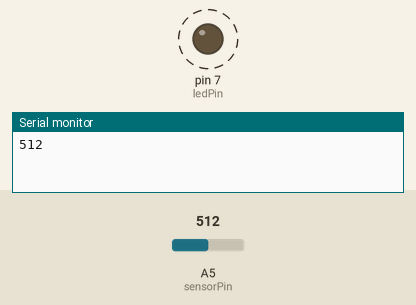
Simulated run of this sketch. Board: Arduino Uno, built with avr-gcc and run on an emulated ATmega328P. Shown: output pins drawn as LEDs (lit = HIGH), the last lines printed to the serial monitor. Dashed ring = blinking. The inputs (shaded band) are chosen by the test bench; at power-on: A5 (sensorPin) = 512.

Above: at 1.8 s.
1.9 s: A5 (sensorPin) set to 306
At 2.2 s:
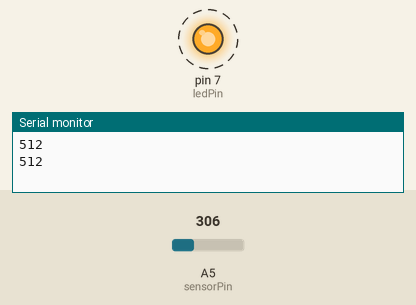
5.4 s: A5 (sensorPin) set to 122
At 5.56 s:
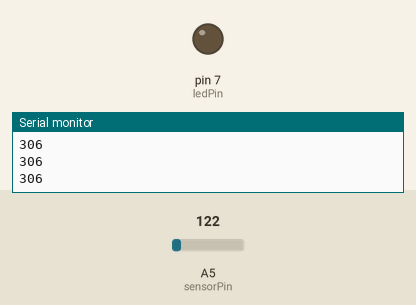
Timing chart, 0 to 14.9 s (numbered marks = the images above; inputs shaded):
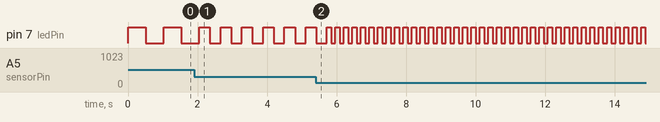

The sketch:

analogread_potentiometer1.ino
```cpp
// C++ code
//
int sensorPin = A5;
int ledPin = 7;
int sensorvalue = 0;
void setup()
{
  pinMode(ledPin, OUTPUT);
  Serial.begin(9600);
}

void loop()
{
  // Reading the value from the sensor pin using analogRead
  sensorvalue = analogRead (sensorPin);
  //turn led on
  digitalWrite(ledPin,HIGH);
  delay(sensorvalue);
  digitalWrite(ledPin, LOW);
  delay(sensorvalue);
  Serial.println(sensorvalue);


}
```

Measured:
- after the input at 1.9 s, pin 7 (ledPin): alternates HIGH for 0.31 s and LOW for 0.31 s, starting after 0.46 s
- by itself, pin 7 (ledPin): alternates HIGH for 0.51 s and LOW for 0.51 s
